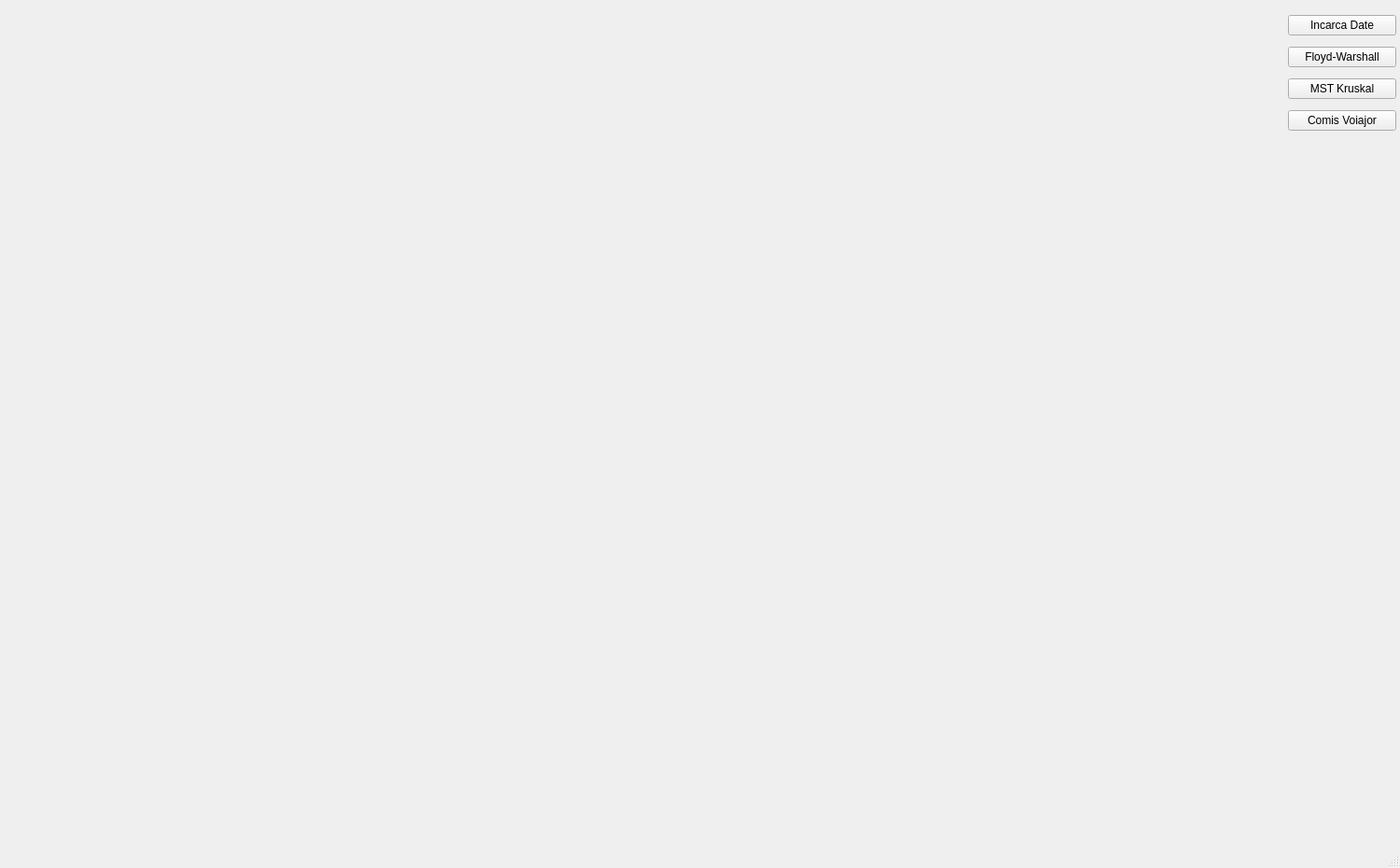
<?xml version="1.0" encoding="UTF-8"?>
<ui version="4.0">
 <class>MainWindow</class>
 <widget class="QMainWindow" name="MainWindow">
  <property name="geometry">
   <rect>
    <x>0</x>
    <y>0</y>
    <width>1500</width>
    <height>930</height>
   </rect>
  </property>
  <property name="windowTitle">
   <string>MainWindow</string>
  </property>
  <widget class="QWidget" name="centralwidget">
   <widget class="QWidget" name="">
    <property name="geometry">
     <rect>
      <x>1380</x>
      <y>10</y>
      <width>116</width>
      <height>139</height>
     </rect>
    </property>
    <layout class="QVBoxLayout" name="verticalLayout">
     <item>
      <widget class="QPushButton" name="btnLoad">
       <property name="text">
        <string>Incarca Date</string>
       </property>
      </widget>
     </item>
     <item>
      <widget class="QPushButton" name="btnFloyd">
       <property name="text">
        <string>Floyd-Warshall</string>
       </property>
      </widget>
     </item>
     <item>
      <widget class="QPushButton" name="btnMST">
       <property name="text">
        <string>MST Kruskal</string>
       </property>
      </widget>
     </item>
     <item>
      <widget class="QPushButton" name="btnTSP">
       <property name="text">
        <string>Comis Voiajor</string>
       </property>
      </widget>
     </item>
    </layout>
   </widget>
  </widget>
  <widget class="QMenuBar" name="menubar">
   <property name="geometry">
    <rect>
     <x>0</x>
     <y>0</y>
     <width>1500</width>
     <height>25</height>
    </rect>
   </property>
  </widget>
  <widget class="QStatusBar" name="statusbar"/>
 </widget>
 <resources/>
 <connections/>
</ui>
